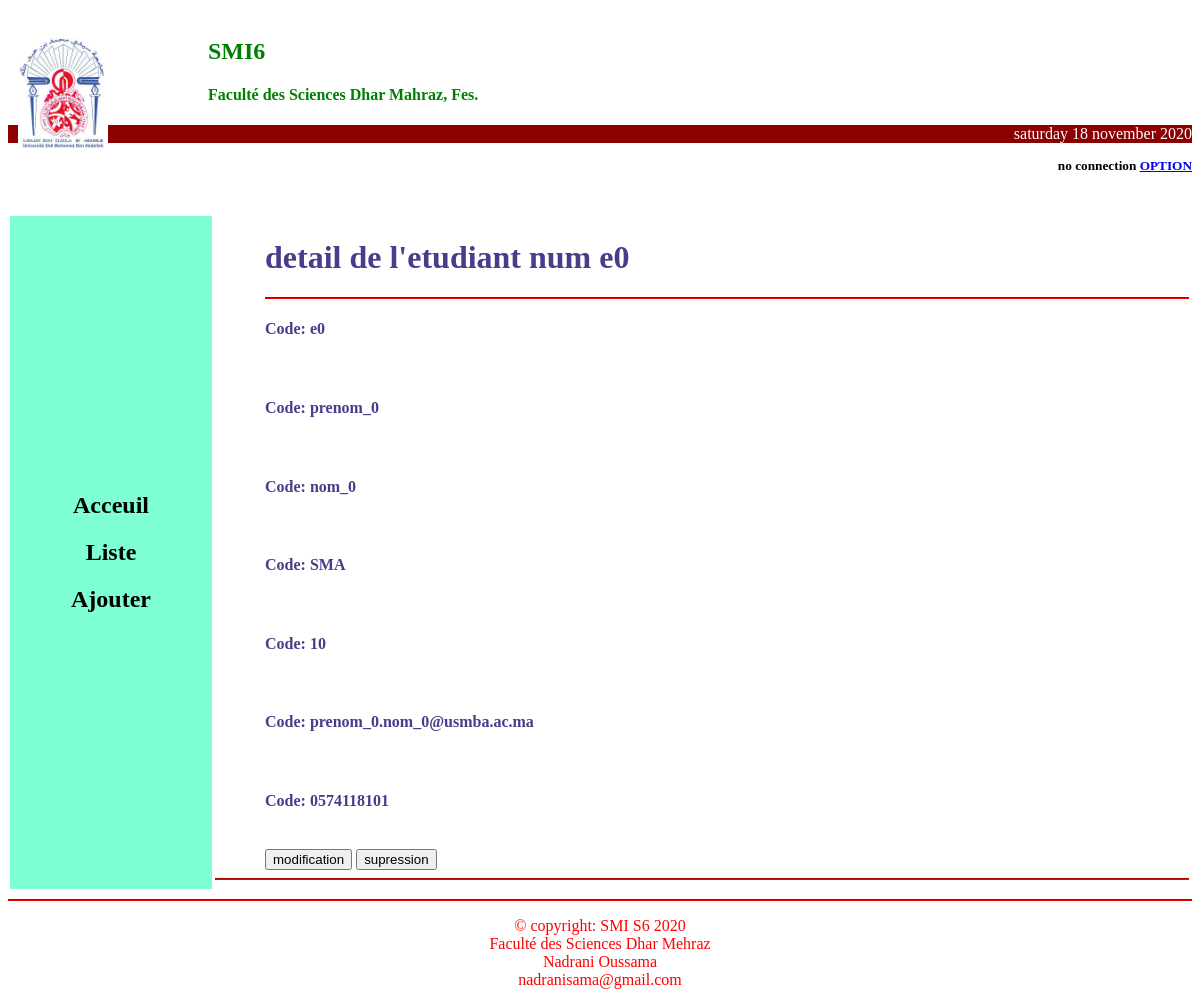
Page /index.php?action=detail&codeE=e0 on the committed database.
### tables this page shows
CREATE TABLE `etudiant` (
  `code_E` varchar(4) NOT NULL,
  `first_name` varchar(20) DEFAULT NULL,
  `last_name` varchar(20) DEFAULT NULL,
  `telephone` varchar(10) DEFAULT NULL,
  `email` varchar(40) DEFAULT NULL,
  `filiere` varchar(3) DEFAULT NULL,
  `password` varchar(13) DEFAULT NULL,
  `note` int(2) DEFAULT NULL
  );

### contolers/etudiantControler.php (called while the page is built, shortened)
<?php
function detailAction(){
	if(isset($_GET["codeE"]))
		$e=$_GET["codeE"];
 	$e=getDetail($e);
	require ("views/vDetail.php");
};

### models/model.php (called while the page is built, shortened)
<?php
function getCn(){
	$user = 'root';
	$password = '';
	$db = 'mysql:host=localhost;dbname=SMI2020';
	try {
		$conn = new PDO($db, $user, $password);
	}
	catch (PDOException $dbex) {
		die("Erreur de connexion : " . $dbex->getMessage() );
	}
	return $conn;
};
function cleanString($str){
	$str1=addslashes($str);
	$str2=strtolower($str1);
return trim($str2);
};
function fetchQueryResults($sql){
	$conn=getCn();
	try{
	return $conn->query($sql)->fetchall();
	}catch (PDOException $dbex) {
		die("Erreur de connexion : " . $dbex->getMessage() );
	}
};
function getDetail($id){
	$cleanId=cleanString($id);
	$result=fetchQueryResults("SELECT * from `etudiant` where `code_E` = '$cleanId'");
	return $result[0];
}

### views/vDetail.php (the view)
<?php
include "haut.php";
?>
<div class="main">
		 <h1>detail de l'etudiant num <?php echo $e[0] ?></h1>
		 <hr >
		 <?php
		    if(is_null($e)){
		    	echo "<h2>l'etudiant que vous rechercher ne se trouve pas dans la base de donner </h2>";
		    }else{
		 	echo "<h4>Code:   ".$e['code_E']."</h4></br>";
		 	echo "<h4>Code:   ".$e['first_name']."</h4></br>";
		 	echo "<h4>Code:   ".$e['last_name']."</h4></br>";
		 	echo "<h4>Code:   ".$e['filiere']."</h4></br>";
		 	echo "<h4>Code:   ".$e['note']."</h4></br>";
		 	echo "<h4>Code:   ".strtolower($e["email"])."</h4></br>";
		 	echo "<h4>Code:   ".$e['telephone']."</h4></br>";
		 	}
		 	echo "<a href=\"index.php?action=modifier&codeE=".$e[0]."\"><input type=\"submit\"  value=\"modification\"  name=\"modification\"></a>	";
		 	echo "<a href=\"index.php?action=supprimer&?codeE=".$e[0]."\"><input type=\"submit\"  value=\"supression\"  name=\"supression\"></a>	";
		  ?>
</div>
<?php
include "bas.php";
?>

### public/css/css.css (style rules this page uses)
hr { border-color: red; }
.main { min-height: 200px; }
.main { font-family: times roman; color: #483D8B; height: 100%; margin-left: 50px }
.main a { color: black; text-decoration-line: none; }

### rows in the picture
etudiant: code_E "e0", first_name "prenom_0", last_name "nom_0", filiere "SMA", note "10", email "prenom_0.nom_0@usmba.ac.ma", telephone "0574118101"

### other values in the picture
getStringDate($lang) "saturday 18 november 2020"
